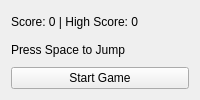
<?xml version="1.0" encoding="UTF-8"?>
<ui version="4.0">
 <class>GameWindow</class>
 <widget class="QWidget" name="GameWindow">
  <layout class="QVBoxLayout" name="verticalLayout">
   <item>
    <widget class="QLabel" name="score_label">
     <property name="text">
      <string>Score: 0 | High Score: 0</string>
     </property>
    </widget>
   </item>
   <item>
    <widget class="QLabel" name="instructions_label">
     <property name="text">
      <string>Press Space to Jump</string>
     </property>
    </widget>
   </item>
   <item>
    <widget class="QPushButton" name="start_btn">
     <property name="text">
      <string>Start Game</string>
     </property>
    </widget>
   </item>
  </layout>
 </widget>
 <resources/>
 <connections/>
</ui>
